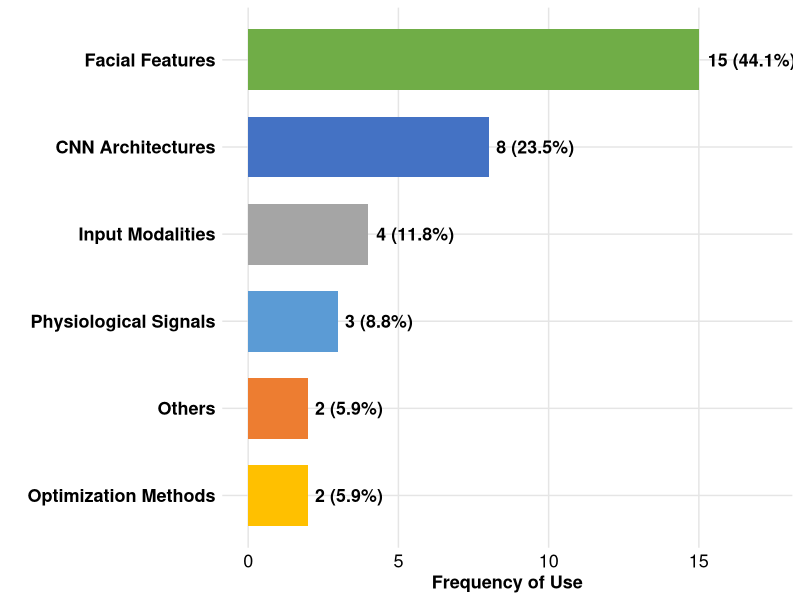
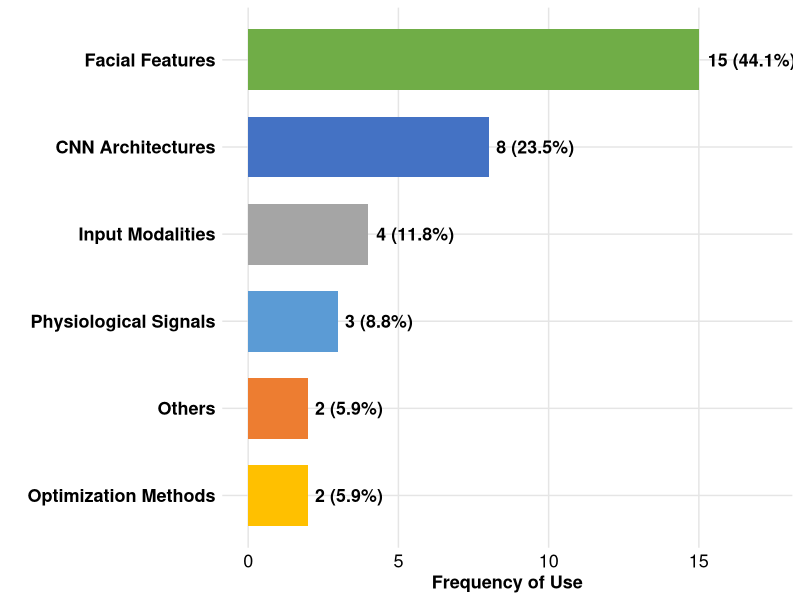

Write the R code that produced these figures, in order.
library(ggplot2)
library(dplyr)

df_features <- data.frame(
  Features_Group = c("Facial Features", "CNN Architectures", 
                     "Input Modalities", "Physiological Signals",
                     "Optimization Methods", "Others"),
  Count = c(15, 8, 4, 3, 2, 2),
  Percentage = c(44.1, 23.5, 11.8, 8.8, 5.9, 5.9)
)

df_features <- df_features %>% arrange(desc(Count))

colores_features <- c("#4472c4", "#70ad47", "#a5a5a5", 
                      "#ffc000", "#ed7d31", "#5b9bd5")

ggplot(df_features, aes(x = reorder(Features_Group, Count), 
                        y = Count, fill = Features_Group)) +
  geom_bar(stat = "identity", width = 0.7) +
  geom_text(aes(label = paste0(Count, " (", Percentage, "%)")), 
            hjust = -0.1, size = 4.5, fontface = "bold") +
  coord_flip() +
  scale_fill_manual(values = colores_features) +
  labs(x = "", y = "Frequency of Use") +
  theme_minimal() +
  theme(legend.position = "none",
        axis.text.y = element_text(size = 13, face = "bold", color = "black"),
        axis.text.x = element_text(size = 13, color = "black"),
        axis.title.x = element_text(size = 13, face = "bold", color = "black"),
        panel.grid.major = element_line(color = "gray90"),
        panel.grid.minor = element_blank()) +
  ylim(0, max(df_features$Count) * 1.15)

ggsave("figure8_feature_groups.png", width = 12, height = 8, dpi = 300)
